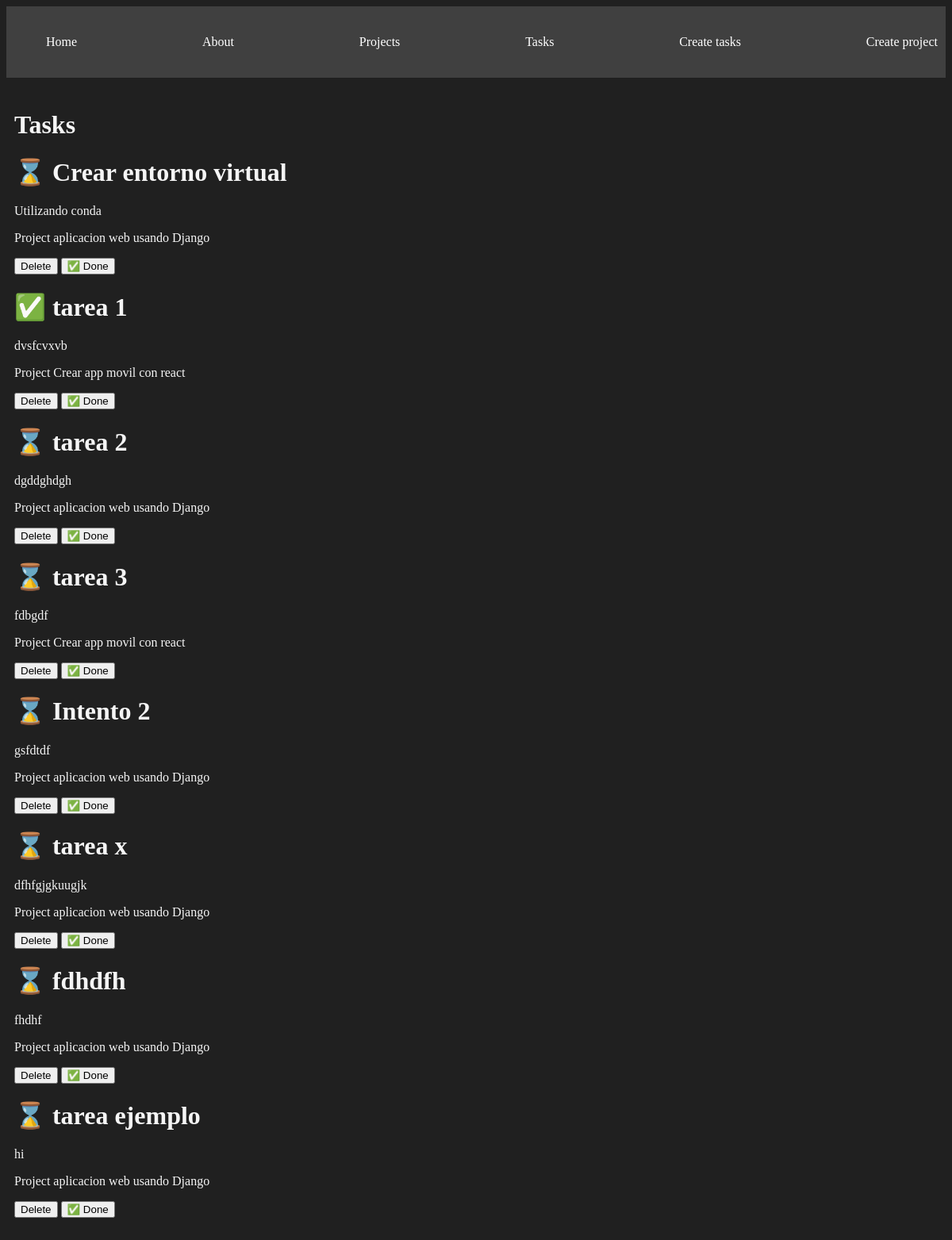
Page /task/ on the committed database.
### myapp/models.py (models this page shows, shortened)
class Task(models.Model):
    title = models.CharField(max_length=200)
    descripcion = models.TextField()
    project=models.ForeignKey(Project, on_delete=models.CASCADE)
    done= models.BooleanField(default=False)

class Project(models.Model):
    name = models.CharField(max_length=200)

### myapp/views.py (the view)
# urls.py: path('task/',views.task,name="task"),
def task(request):
    tasks = Task.objects.all()
    return render(request,'tasks/tasks.html',{'tasks':tasks})

### myapp/templates/tasks/tasks.html
{% extends 'layouts/base.html' %}
{% block content %}
<h1>Tasks</h1>
{% for task in tasks %}
<div>
    <h1>{% if task.done == False %} ⌛ {% else %} ✅ {% endif %} {{ task.title }}</h1>
    <p>{{ task.descripcion }}</p>
    <p>Project {{task.project.name}}</p>
    <button>
        Delete
    </button>
    <button>
        ✅ Done
    </button>
</div>
{% endfor %}
{% endblock %}

### myapp/templates/layouts/base.html (shortened to what this page needs)
{% load static %}
<!DOCTYPE html>
<html lang="en">
<head>
    <link rel="stylesheet" href="{% static 'styles/main.css' %}">
    {% load pwa %}
</head>
<body>
    <nav class="navbar container">
        <ul>
            <li>
                <a href="{% url 'index' %}">Home</a>
            </li>
            <li>
                <a href="{% url 'about' %}">About</a>
            </li>
            <li>
                <a href="{% url 'project' %}">Projects</a>
            </li>
            <li>
                <a href="{% url 'task' %}">Tasks</a>
            </li>
            <li>
                <a href="{% url 'create_task' %}">Create tasks</a>
            </li>
            <li>
                <a href="{% url 'create_project' %}">Create project</a>
            </li>
        </ul>
    </nav>
    <main class="container">
        {% block content %}
        {% endblock %}
    </main>
</body>
</html>

### myapp/static/styles/main.css (style rules this page uses)
body { background: #202020; color: whitesmoke; }
.navbar { background: #404040; padding: 5px 0px; }
.navbar ul { display: flex; justify-content: space-between; }
.navbar ul li { list-style: none; }
.navbar ul li a { color: white; text-decoration: none; }
.container { max-width: 1200px; margin: auto; padding: 20px 10px; }

### rows in the picture
Task: title "Crear entorno virtual", descripcion "Utilizando conda", project.name "aplicacion web usando Django"
Task: title "tarea 1", descripcion "dvsfcvxvb", project.name "Crear app movil con react"
Task: title "tarea 2", descripcion "dgddghdgh", project.name "aplicacion web usando Django"
Task: title "tarea 3", descripcion "fdbgdf", project.name "Crear app movil con react"
Task: title "Intento 2", descripcion "gsfdtdf", project.name "aplicacion web usando Django"
Task: title "tarea x", descripcion "dfhfgjgkuugjk", project.name "aplicacion web usando Django"
Task: title "fdhdfh", descripcion "fhdhf", project.name "aplicacion web usando Django"
Task: title "tarea ejemplo", descripcion "hi", project.name "aplicacion web usando Django"
